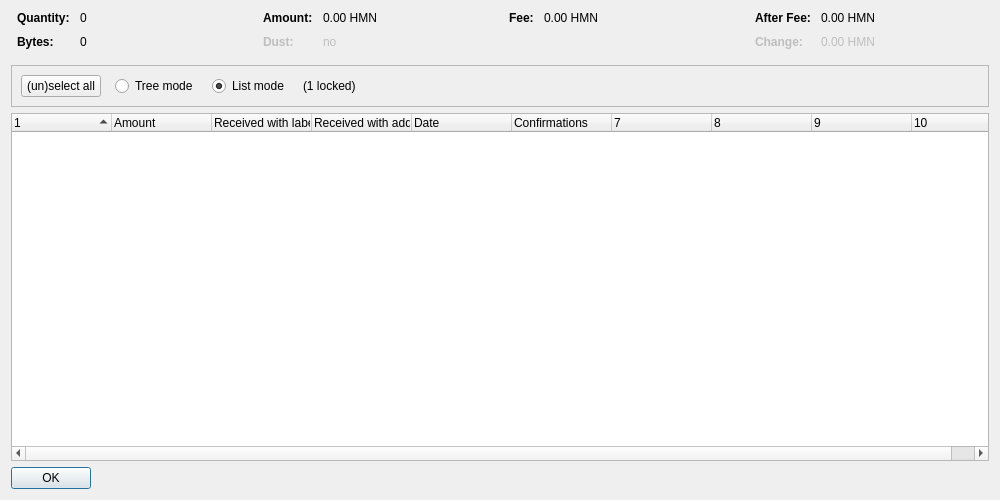
<?xml version="1.0" encoding="UTF-8"?>
<ui version="4.0">
 <class>CoinControlDialog</class>
 <widget class="QDialog" name="CoinControlDialog">
  <property name="geometry">
   <rect>
    <x>0</x>
    <y>0</y>
    <width>1000</width>
    <height>500</height>
   </rect>
  </property>
  <property name="windowTitle">
   <string>Coin Selection</string>
  </property>
  <layout class="QVBoxLayout" name="verticalLayout">
   <item>
    <layout class="QHBoxLayout" name="horizontalLayoutTop" stretch="0,0,0,0">
     <property name="topMargin">
      <number>0</number>
     </property>
     <property name="bottomMargin">
      <number>10</number>
     </property>
     <item>
      <layout class="QFormLayout" name="formLayoutCoinControl1">
       <property name="horizontalSpacing">
        <number>10</number>
       </property>
       <property name="verticalSpacing">
        <number>10</number>
       </property>
       <property name="leftMargin">
        <number>6</number>
       </property>
       <property name="rightMargin">
        <number>6</number>
       </property>
       <item row="0" column="0">
        <widget class="QLabel" name="labelCoinControlQuantityText">
         <property name="font">
          <font>
           <weight>75</weight>
           <bold>true</bold>
          </font>
         </property>
         <property name="text">
          <string>Quantity:</string>
         </property>
        </widget>
       </item>
       <item row="0" column="1">
        <widget class="QLabel" name="labelCoinControlQuantity">
         <property name="cursor">
          <cursorShape>IBeamCursor</cursorShape>
         </property>
         <property name="contextMenuPolicy">
          <enum>Qt::ActionsContextMenu</enum>
         </property>
         <property name="text">
          <string notr="true">0</string>
         </property>
         <property name="textInteractionFlags">
          <set>Qt::LinksAccessibleByMouse|Qt::TextSelectableByKeyboard|Qt::TextSelectableByMouse</set>
         </property>
        </widget>
       </item>
       <item row="1" column="0">
        <widget class="QLabel" name="labelCoinControlBytesText">
         <property name="font">
          <font>
           <weight>75</weight>
           <bold>true</bold>
          </font>
         </property>
         <property name="text">
          <string>Bytes:</string>
         </property>
        </widget>
       </item>
       <item row="1" column="1">
        <widget class="QLabel" name="labelCoinControlBytes">
         <property name="cursor">
          <cursorShape>IBeamCursor</cursorShape>
         </property>
         <property name="contextMenuPolicy">
          <enum>Qt::ActionsContextMenu</enum>
         </property>
         <property name="text">
          <string notr="true">0</string>
         </property>
         <property name="textInteractionFlags">
          <set>Qt::LinksAccessibleByMouse|Qt::TextSelectableByKeyboard|Qt::TextSelectableByMouse</set>
         </property>
        </widget>
       </item>
      </layout>
     </item>
     <item>
      <layout class="QFormLayout" name="formLayoutCoinControl2">
       <property name="horizontalSpacing">
        <number>10</number>
       </property>
       <property name="verticalSpacing">
        <number>10</number>
       </property>
       <property name="leftMargin">
        <number>6</number>
       </property>
       <property name="rightMargin">
        <number>6</number>
       </property>
       <item row="0" column="0">
        <widget class="QLabel" name="labelCoinControlAmountText">
         <property name="font">
          <font>
           <weight>75</weight>
           <bold>true</bold>
          </font>
         </property>
         <property name="text">
          <string>Amount:</string>
         </property>
        </widget>
       </item>
       <item row="0" column="1">
        <widget class="QLabel" name="labelCoinControlAmount">
         <property name="cursor">
          <cursorShape>IBeamCursor</cursorShape>
         </property>
         <property name="contextMenuPolicy">
          <enum>Qt::ActionsContextMenu</enum>
         </property>
         <property name="text">
          <string notr="true">0.00 HMN</string>
         </property>
         <property name="textInteractionFlags">
          <set>Qt::LinksAccessibleByMouse|Qt::TextSelectableByKeyboard|Qt::TextSelectableByMouse</set>
         </property>
        </widget>
       </item>
       <item row="1" column="0">
        <widget class="QLabel" name="labelCoinControlLowOutputText">
         <property name="enabled">
          <bool>false</bool>
         </property>
         <property name="font">
          <font>
           <weight>75</weight>
           <bold>true</bold>
          </font>
         </property>
         <property name="text">
          <string>Dust:</string>
         </property>
        </widget>
       </item>
       <item row="1" column="1">
        <widget class="QLabel" name="labelCoinControlLowOutput">
         <property name="enabled">
          <bool>false</bool>
         </property>
         <property name="cursor">
          <cursorShape>IBeamCursor</cursorShape>
         </property>
         <property name="contextMenuPolicy">
          <enum>Qt::ActionsContextMenu</enum>
         </property>
         <property name="text">
          <string notr="true">no</string>
         </property>
         <property name="textInteractionFlags">
          <set>Qt::LinksAccessibleByMouse|Qt::TextSelectableByKeyboard|Qt::TextSelectableByMouse</set>
         </property>
        </widget>
       </item>
      </layout>
     </item>
     <item>
      <layout class="QFormLayout" name="formLayoutCoinControl3">
       <property name="horizontalSpacing">
        <number>10</number>
       </property>
       <property name="verticalSpacing">
        <number>10</number>
       </property>
       <property name="leftMargin">
        <number>6</number>
       </property>
       <property name="rightMargin">
        <number>6</number>
       </property>
       <item row="0" column="0">
        <widget class="QLabel" name="labelCoinControlFeeText">
         <property name="font">
          <font>
           <weight>75</weight>
           <bold>true</bold>
          </font>
         </property>
         <property name="text">
          <string>Fee:</string>
         </property>
        </widget>
       </item>
       <item row="0" column="1">
        <widget class="QLabel" name="labelCoinControlFee">
         <property name="cursor">
          <cursorShape>IBeamCursor</cursorShape>
         </property>
         <property name="contextMenuPolicy">
          <enum>Qt::ActionsContextMenu</enum>
         </property>
         <property name="text">
          <string notr="true">0.00 HMN</string>
         </property>
         <property name="textInteractionFlags">
          <set>Qt::LinksAccessibleByMouse|Qt::TextSelectableByKeyboard|Qt::TextSelectableByMouse</set>
         </property>
        </widget>
       </item>
      </layout>
     </item>
     <item>
      <layout class="QFormLayout" name="formLayoutCoinControl4">
       <property name="horizontalSpacing">
        <number>10</number>
       </property>
       <property name="verticalSpacing">
        <number>10</number>
       </property>
       <property name="leftMargin">
        <number>6</number>
       </property>
       <property name="rightMargin">
        <number>6</number>
       </property>
       <item row="0" column="0">
        <widget class="QLabel" name="labelCoinControlAfterFeeText">
         <property name="font">
          <font>
           <weight>75</weight>
           <bold>true</bold>
          </font>
         </property>
         <property name="text">
          <string>After Fee:</string>
         </property>
        </widget>
       </item>
       <item row="0" column="1">
        <widget class="QLabel" name="labelCoinControlAfterFee">
         <property name="cursor">
          <cursorShape>IBeamCursor</cursorShape>
         </property>
         <property name="contextMenuPolicy">
          <enum>Qt::ActionsContextMenu</enum>
         </property>
         <property name="text">
          <string notr="true">0.00 HMN</string>
         </property>
         <property name="textInteractionFlags">
          <set>Qt::LinksAccessibleByMouse|Qt::TextSelectableByKeyboard|Qt::TextSelectableByMouse</set>
         </property>
        </widget>
       </item>
       <item row="1" column="0">
        <widget class="QLabel" name="labelCoinControlChangeText">
         <property name="enabled">
          <bool>false</bool>
         </property>
         <property name="font">
          <font>
           <weight>75</weight>
           <bold>true</bold>
          </font>
         </property>
         <property name="text">
          <string>Change:</string>
         </property>
        </widget>
       </item>
       <item row="1" column="1">
        <widget class="QLabel" name="labelCoinControlChange">
         <property name="enabled">
          <bool>false</bool>
         </property>
         <property name="cursor">
          <cursorShape>IBeamCursor</cursorShape>
         </property>
         <property name="contextMenuPolicy">
          <enum>Qt::ActionsContextMenu</enum>
         </property>
         <property name="text">
          <string notr="true">0.00 HMN</string>
         </property>
         <property name="textInteractionFlags">
          <set>Qt::LinksAccessibleByMouse|Qt::TextSelectableByKeyboard|Qt::TextSelectableByMouse</set>
         </property>
        </widget>
       </item>
      </layout>
     </item>
    </layout>
   </item>
   <item>
    <widget class="QFrame" name="frame">
     <property name="minimumSize">
      <size>
       <width>0</width>
       <height>40</height>
      </size>
     </property>
     <property name="frameShape">
      <enum>QFrame::StyledPanel</enum>
     </property>
     <property name="frameShadow">
      <enum>QFrame::Sunken</enum>
     </property>
     <layout class="QHBoxLayout" name="horizontalLayout">
      <item>
       <layout class="QHBoxLayout" name="horizontalLayoutPanel" stretch="0,0,0,0,0">
        <property name="spacing">
         <number>14</number>
        </property>
        <item>
         <widget class="QPushButton" name="pushButtonSelectAll">
          <property name="sizePolicy">
           <sizepolicy hsizetype="Maximum" vsizetype="Fixed">
            <horstretch>0</horstretch>
            <verstretch>0</verstretch>
           </sizepolicy>
          </property>
          <property name="text">
           <string>(un)select all</string>
          </property>
          <property name="autoDefault">
           <bool>false</bool>
          </property>
         </widget>
        </item>
        <item>
         <widget class="QRadioButton" name="radioTreeMode">
          <property name="sizePolicy">
           <sizepolicy hsizetype="Maximum" vsizetype="Fixed">
            <horstretch>0</horstretch>
            <verstretch>0</verstretch>
           </sizepolicy>
          </property>
          <property name="text">
           <string>Tree mode</string>
          </property>
         </widget>
        </item>
        <item>
         <widget class="QRadioButton" name="radioListMode">
          <property name="sizePolicy">
           <sizepolicy hsizetype="Maximum" vsizetype="Fixed">
            <horstretch>0</horstretch>
            <verstretch>0</verstretch>
           </sizepolicy>
          </property>
          <property name="text">
           <string>List mode</string>
          </property>
          <property name="checked">
           <bool>true</bool>
          </property>
         </widget>
        </item>
        <item>
         <widget class="QLabel" name="labelLocked">
          <property name="text">
           <string notr="true">(1 locked)</string>
          </property>
         </widget>
        </item>
        <item>
         <spacer name="horizontalSpacer">
          <property name="orientation">
           <enum>Qt::Horizontal</enum>
          </property>
          <property name="sizeHint" stdset="0">
           <size>
            <width>40</width>
            <height>20</height>
           </size>
          </property>
         </spacer>
        </item>
       </layout>
      </item>
     </layout>
    </widget>
   </item>
   <item>
    <widget class="CoinControlTreeWidget" name="treeWidget">
     <property name="contextMenuPolicy">
      <enum>Qt::CustomContextMenu</enum>
     </property>
     <property name="sortingEnabled">
      <bool>false</bool>
     </property>
     <property name="columnCount">
      <number>10</number>
     </property>
     <attribute name="headerShowSortIndicator" stdset="0">
      <bool>true</bool>
     </attribute>
     <attribute name="headerStretchLastSection">
      <bool>false</bool>
     </attribute>
     <column>
      <property name="text">
       <string/>
      </property>
     </column>
     <column>
      <property name="text">
       <string>Amount</string>
      </property>
     </column>
     <column>
      <property name="text">
       <string>Received with label</string>
      </property>
     </column>
     <column>
      <property name="text">
       <string>Received with address</string>
      </property>
     </column>
     <column>
      <property name="text">
       <string>Date</string>
      </property>
     </column>
     <column>
      <property name="text">
       <string>Confirmations</string>
      </property>
      <property name="toolTip">
       <string>Confirmed</string>
      </property>
     </column>
     <column>
      <property name="text">
       <string/>
      </property>
     </column>
     <column>
      <property name="text">
       <string/>
      </property>
     </column>
     <column>
      <property name="text">
       <string/>
      </property>
     </column>
     <column>
      <property name="text">
       <string/>
      </property>
     </column>
    </widget>
   </item>
   <item>
    <widget class="QDialogButtonBox" name="buttonBox">
     <property name="sizePolicy">
      <sizepolicy hsizetype="Maximum" vsizetype="Fixed">
       <horstretch>0</horstretch>
       <verstretch>0</verstretch>
      </sizepolicy>
     </property>
     <property name="orientation">
      <enum>Qt::Horizontal</enum>
     </property>
     <property name="standardButtons">
      <set>QDialogButtonBox::Ok</set>
     </property>
    </widget>
   </item>
  </layout>
 </widget>
 <customwidgets>
  <customwidget>
   <class>CoinControlTreeWidget</class>
   <extends>QTreeWidget</extends>
   <header>coincontroltreewidget.h</header>
  </customwidget>
 </customwidgets>
 <resources/>
 <connections/>
</ui>
